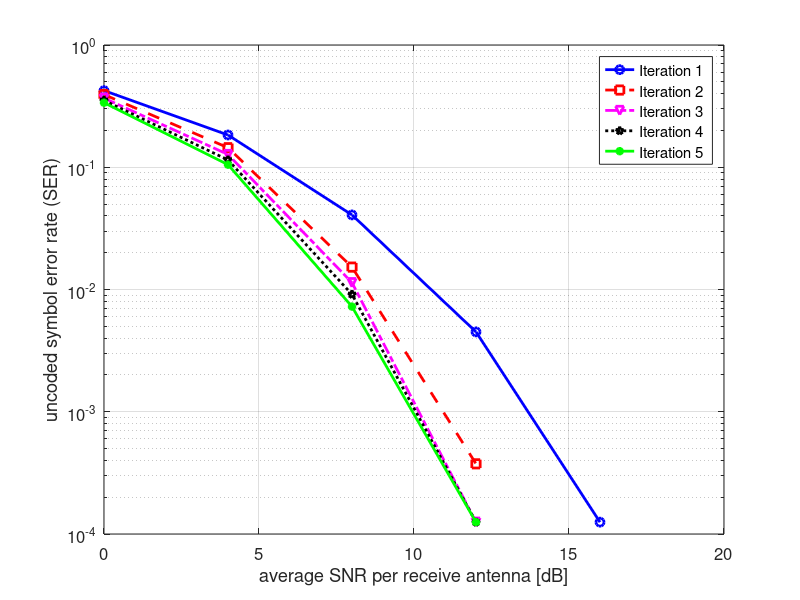

MATLAB code to generate this figure:
% =========================================================================
% Decentralized DOWNLINK simulator for the paper
% "Decentralized Baseband Processing for Massive MU-MIMO Systems"
% -------------------------------------------------------------------------
% Revision history:
%
%   - aug-13-2017  v0.1   cs: simplified and commented code for GitHub
%
% -------------------------------------------------------------------------
% (c) 2017 Christoph Studer; e-mail: studer@cornell.edu
% -------------------------------------------------------------------------
% If you are using the simulator (or parts of it) for a publication, then
% you MUST cite our paper:
%
% K. Li, R. Sharan, Y. Chen, T. Goldstein, J. R. Cavallaro, and C. Studer,
% "Decentralized Baseband Processing for Massive MU-MIMO Systems",
% IEEE J. Emerging and Sel. Topics in Circuits and Systems (JETCAS)
% to appear in 2017
%
% and clearly mention this in your paper.
%=========================================================================

function res = DBP_precoder_sim(varargin)

% -- set up default/custom parameters

if isempty(varargin)
    
    disp('using default simulation settings and parameters...')
    
    % set default simulation parameters
    par.runId = 0; % simulation ID (used to reproduce results)
    par.U = 8; % user antennas
    par.B = 128; % BS antennas
    par.mod = '16QAM'; % modulation type: 'BPSK','QPSK','16QAM','64QAM'
    par.trials = 1000; % number of Monte-Carlo trials (transmissions)
    par.SNRdB_list = 0:4:20; % list of SNR [dB] values to be simulated
    % select precoder to be used 
    %   centralized   : `ZF`, `MRC'
    %   decentralized : 'DP' as described in Algorithm 3
    par.precoder = 'DP'; % select precoder scheme 'MRC', ''
    par.CHEST = 'on'; % channel estimation 'on' or 'off'
    par.plot = 'on'; % plot results 'on' or 'off'
    par.save = 'on'; % save results: 'on' or 'off'
    
    % parameters for DBP (see paper)
    par.C = 8; % number of clusters   
    par.vers = 'SxS1'; % inverse: 'UxU1' or 'SxS1' or 'UxU2' or 'SxS2'
    par.maxiter = 5; % maximum algorithm iterations
    par.rho = 1; % tuning parameter: regularizer (only for ADMM)
    par.gamma = 1; % tuning parameters: step size (only for ADMM)
    par.epsilon = 0.0; % precoder accuracy (0 = ZF precoding)
    
else
    
    disp('use custom simulation settings and parameters...')
    par = varargin{1}; % only argument is par structure
    
end

% -- initialization

% use runId random seed (enables reproducibility)
rng(par.runId);

% generate reasonable filename
par.simName = ['ERR_DL_' num2str(par.B) 'x' num2str(par.U) '_' par.mod '_' par.precoder '_rho' num2str(par.rho) '_gamma' num2str(par.gamma) ]; % simulation name (used for saving results)

% set up Gray-mapped constellation alphabet (according to IEEE 802.11)
switch (par.mod)
    case 'BPSK',
        par.symbols = [ -1 1 ];
    case 'QPSK',
        par.symbols = [ -1-1i,-1+1i, ...
            +1-1i,+1+1i ];
    case '16QAM',
        par.symbols = [ -3-3i,-3-1i,-3+3i,-3+1i, ...
            -1-3i,-1-1i,-1+3i,-1+1i, ...
            +3-3i,+3-1i,+3+3i,+3+1i, ...
            +1-3i,+1-1i,+1+3i,+1+1i ];
    case '64QAM',
        par.symbols = [ -7-7i,-7-5i,-7-1i,-7-3i,-7+7i,-7+5i,-7+1i,-7+3i, ...
            -5-7i,-5-5i,-5-1i,-5-3i,-5+7i,-5+5i,-5+1i,-5+3i, ...
            -1-7i,-1-5i,-1-1i,-1-3i,-1+7i,-1+5i,-1+1i,-1+3i, ...
            -3-7i,-3-5i,-3-1i,-3-3i,-3+7i,-3+5i,-3+1i,-3+3i, ...
            +7-7i,+7-5i,+7-1i,+7-3i,+7+7i,+7+5i,+7+1i,+7+3i, ...
            +5-7i,+5-5i,+5-1i,+5-3i,+5+7i,+5+5i,+5+1i,+5+3i, ...
            +1-7i,+1-5i,+1-1i,+1-3i,+1+7i,+1+5i,+1+1i,+1+3i, ...
            +3-7i,+3-5i,+3-1i,+3-3i,+3+7i,+3+5i,+3+1i,+3+3i ];
        
end

% extract average symbol energy
par.Es = mean(abs(par.symbols).^2);

% normalize so that transmit vector s has unit norm
par.symbols = par.symbols/sqrt(mean(abs(par.symbols).^2))/sqrt(par.U);

% precompute bit labels
par.Q = log2(length(par.symbols)); % number of bits per symbol
par.bits = de2bi(0:length(par.symbols)-1,par.Q,'left-msb');

% track simulation time
time_elapsed = 0;

% -- start simulation

% extract cluster size
par.S = par.B/par.C; % cluster size

% initialize result arrays (detector x SNR)
if ~strcmp(par.precoder,'DP')
    par.maxiter = 1;
    par.distr = 0;
else
    par.distr = 1;
end

res.par = par; % save parameter structure
res.VER = zeros(par.maxiter,length(par.SNRdB_list)); % vector error rate
res.SER = zeros(par.maxiter,length(par.SNRdB_list)); % symbol error rate
res.BER = zeros(par.maxiter,length(par.SNRdB_list)); % bit error rate

% generate random bit stream (antenna x bit x trial)
bits = randi([0 1],par.U,par.Q,par.trials);

% trials loop
tic
for t=1:par.trials
    
    % generate transmit symbol
    idx = bi2de(bits(:,:,t),'left-msb')+1;
    s = par.symbols(idx).'; % create unit-norm transmit vector
    
    % generate iid Gaussian channel matrix & noise vector
    n = sqrt(0.5)*(randn(par.U,1)+1i*randn(par.U,1));
    H = sqrt(0.5)*(randn(par.U,par.B)+1i*randn(par.U,par.B));
    NH = sqrt(0.5)*(randn(par.U,par.B)+1i*randn(par.U,par.B)); % used for CHEST
    
    % TX side processing
    switch (par.precoder)
        case 'ZF' % ZF beamforming
            x = pinv(H)*s;
        case 'MRC' % MRC beamforming
            x = H'*(s./sum(abs(H).^2,2));
        case 'DP' % decentralized precoding
            x = DP(par,H,s);
        otherwise,
            error('par.precoder type not defined.')
    end
    
    % SNR loop
    for k=1:length(par.SNRdB_list)
        
        % iteration loop
        for l = 1:par.maxiter
            
            par.Ex = norm(x(:,l),2)^2;
            
            % compute noise variance (average SNR per receive antenna is: SNR=MT*Es/N0)
            N0 = par.Ex*10^(-par.SNRdB_list(k)/10);
            
            % channel estimation (CHEST)
            switch (par.CHEST)
                case 'on'
                    Hest = H + sqrt(N0/par.Ex)*NH; % error happens in uplink
                otherwise % assume perfect CHEST
                    Hest = H;
            end
            
            % transmit over noiseless channel
            Hx = Hest*x(:,l);
            
            % transmit data over noisy channel
            y = Hx+sqrt(N0)*n;
            
            [~,idxhat] = min(abs(y*ones(1,length(par.symbols))-ones(par.U,1)*par.symbols).^2,[],2);
            bithat = par.bits(idxhat,:);
            
            % -- compute error and complexity metrics
            err = (idx~=idxhat);
            res.VER(l,k) = res.VER(l,k) + any(err);
            res.SER(l,k) = res.SER(l,k) + sum(err)/par.U;
            res.BER(l,k) = res.BER(l,k) + sum(sum(bits(:,:,t)~=bithat))/(par.U*par.Q);
            
        end % iteration loop
        
    end % SNR loop
    
    % keep track of simulation time
    if toc>10
        time=toc;
        time_elapsed = time_elapsed + time;
        fprintf('estimated remaining simulation time: %3.0f min.\n',time_elapsed*(par.trials/t-1)/60);
        tic
    end
    
end % trials loop

% normalize results
res.VER = res.VER/par.trials;
res.SER = res.SER/par.trials;
res.BER = res.BER/par.trials;
res.time_elapsed = time_elapsed + toc;

% -- save final results (res structure)
if strcmp(par.save,'on')
    if ~exist('results','dir')
        mkdir results
    end
    save([ 'results' filesep par.simName ],'res');
end

% -- show results (generates fairly nice Matlab plot)
if strcmp(par.plot,'on')
    marker_style = {'bo-','rs--','mv-.','kp:','g*-','c>--','yx:'};
    h=figure(1);
    plot_list = unique(round(logspace(0,log10(par.maxiter),7)));
    for d=1:length(plot_list)
        if d==1
            semilogy(par.SNRdB_list,res.SER(plot_list(d),:),marker_style{d},'LineWidth',2)
            hold on
        else
            semilogy(par.SNRdB_list,res.SER(plot_list(d),:),marker_style{d},'LineWidth',2)
        end
    end
    hold off
    grid on
    xlabel('average SNR per receive antenna [dB]','FontSize',12)
    ylabel('uncoded symbol error rate (SER)','FontSize',12)
    axis([min(par.SNRdB_list) max(par.SNRdB_list) 1e-4 1])
    if par.distr
        l = cell(1,length(plot_list));
        for i = 1:length(plot_list)
            l{i} = ['Iteration ' num2str(plot_list(i))];
        end
        legend(l,'Fontsize',18)
    end
    set(gca,'FontSize',12)
end

end

%% decentralized precoder
function [x] = DP(par,H,s)

%  -- initialize
x = zeros(par.B,par.maxiter); % output, each column corresponds to one iteration
lambda_c = zeros(par.U,par.C);
x_c = zeros(par.S,par.C);
w_c = zeros(par.U,par.C);
Hx_c = zeros(par.U,par.C);
H_c = zeros(par.U,par.S,par.C);

% important for fast convergence (reasonable initial guess)
z_c = max(par.U/par.B,1/par.C)*s*ones(1,par.C);

% -- preprocessing
for c=1:par.C
    H_c(:,:,c) = H(:,par.S*(c-1)+1:par.S*c); % get the appropriate part of H
    switch par.vers
        case 'SxS1'
            Ainv(:,:,c) = (H_c(:,:,c)'*H_c(:,:,c) + (1/par.rho)*eye(par.S))\(H_c(:,:,c)'); % SxS inverse
        case 'SxS2'
            Ainv(:,:,c) = inv(H_c(:,:,c)'*H_c(:,:,c) + (1/par.rho)*eye(par.S)); % SxS inverse
        case 'UxU1'
            Binv(:,:,c) = H_c(:,:,c)'/(H_c(:,:,c)*H_c(:,:,c)' + (1/par.rho)*eye(par.U)); % UxU inverse
        case 'UxU2'
            Binv(:,:,c) = inv(H_c(:,:,c)*H_c(:,:,c)' + (1/par.rho)*eye(par.U)); % UxU inverse
        otherwise
            error('mode not defined')
    end
end

% -- start iteration
for l = 1:par.maxiter
    
    % cluster-wise equalization
    for c=1:par.C
        switch par.vers
            case 'SxS1'
                x_c(:,c) = Ainv(:,:,c)*(z_c(:,c) + lambda_c(:,c)); % SxS inverse
            case 'SxS2'
                x_c(:,c) = Ainv(:,:,c)*(H_c(:,:,c)'*(z_c(:,c) + lambda_c(:,c))); % SxS inverse
            case 'UxU1'
                x_c(:,c) = Binv(:,:,c)*(z_c(:,c) + lambda_c(:,c)); % UxU inverse
            case 'UxU2'
                x_c(:,c) = H_c(:,:,c)'*(Binv(:,:,c)*(z_c(:,c) + lambda_c(:,c))); % UxU inverse
            otherwise
                error('mode not defined')
        end
        Hx_c(:,c) = H_c(:,:,c)*x_c(:,c);
        w_c(:,c) = Hx_c(:,c)-lambda_c(:,c);
    end
    
    % consensus step
    w_avg = s-sum(w_c,2);
    w_norm = norm(w_avg,2);
    w_avg = (max(0,1-par.epsilon/w_norm)*1/par.C)*w_avg; % projection
    
    % cluster-wise update
    for c=1:par.C
        z_c(:,c) = w_c(:,c)+w_avg;
        lambda_c(:,c) = lambda_c(:,c) - par.gamma*(Hx_c(:,c)-z_c(:,c));
    end
    
    x(:,l) = x_c(:); % vectorize output
    
end

end
